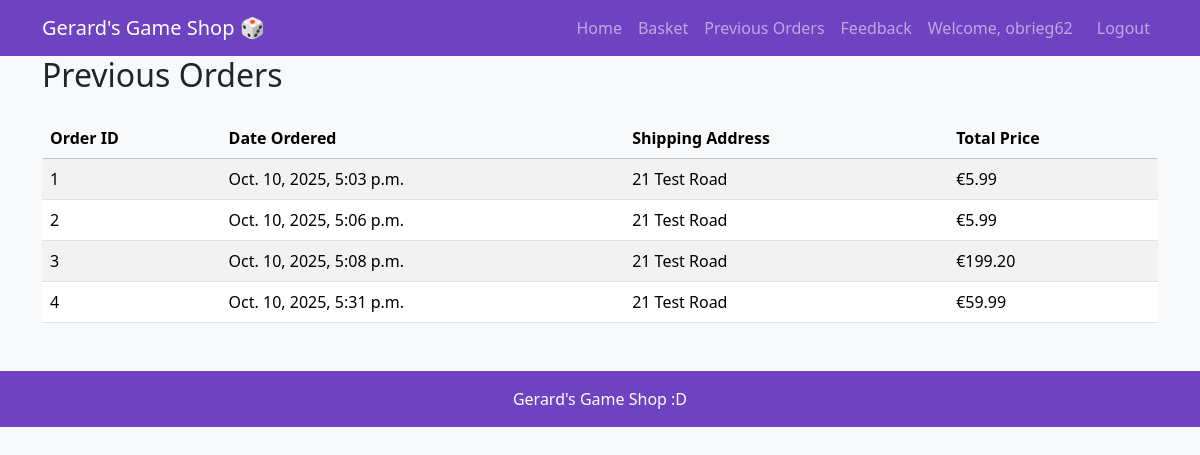
The app's page /orderhistory/ (signed in) with its own data.
### gerardshop/models.py (models this page shows)
class User(AbstractUser):
    pass

class Order(models.Model):
    id = models.AutoField(primary_key=True)
    date_ordered = models.DateTimeField(auto_now_add=True)
    basket_id = models.ForeignKey(Basket, on_delete=models.CASCADE)
    user_id = models.ForeignKey(User, on_delete=models.CASCADE)
    total_price = models.DecimalField(max_digits=6, decimal_places=2, default=0.0)
    shipping_addr = models.TextField(default="")

### gerardshop/views.py (the view)
# urls.py: path('orderhistory/', views.previous_orders, name="order_history"),
def previous_orders(request):
    user = request.user
    orders = Order.objects.filter(user_id=user)
    return render(request, 'previous_orders.html', {'orders':orders})

### gerardshop/templates/previous_orders.html (shortened to what this page needs)
{% extends 'base.html' %}
{% block content %}
<h2 class="mb-4">Previous Orders</h2>
<table class="table table-striped table-hover align-middle">
    <thead class="table-light">
        <tr>
            <th>Order ID</th>
            <th>Date Ordered</th>
            <th>Shipping Address</th>
            <th>Total Price</th>
        </tr>
    </thead>
    <tbody>
        {% for ord in orders %}
        <tr>
            <td>{{ ord.id }}</td>
            <td>{{ ord.date_ordered }}</td>
            <td>{{ ord.shipping_addr }}</td>
            <td>€{{ ord.total_price }}</td>
        </tr>
        {% endfor %}
    </tbody>
</table>
{% endblock %}

### gerardshop/templates/base.html (shortened to what this page needs)
<!DOCTYPE html>
<html lang="en">
<head>
    <link href="https://cdn.jsdelivr.net/npm/bootstrap@5.3.8/dist/css/bootstrap.min.css" rel="stylesheet">
</head>
<body class="bg-light">
<nav class="navbar navbar-expand-lg navbar-dark" style="background-color:#6f42c1;" mb-4>
  <div class="container">
    <a class="navbar-brand" href="/">Gerard's Game Shop 🎲</a>
    <div class="collapse navbar-collapse" id="navbarNav">
      <ul class="navbar-nav ms-auto">
        <li class="nav-item"><a class="nav-link" href="/">Home</a></li>
        <li class="nav-item"><a class="nav-link" href="/basket">Basket</a></li>
        <li class="nav-item"><a class="nav-link" href="/orderhistory/">Previous Orders</a></li>
        <li class="nav-item"><a class="nav-link" href="/feedback">Feedback</a></li>
        {% if user.is_authenticated %}
          <li class="nav-item"><span class="nav-link">Welcome, {{ user.username }}</span></li>
          <li class="nav-item"><a class="nav-link btn btn-light btn-sm ms-2" href="/logout/">Logout</a></li>
        {% else %}
          <li class="nav-item"><a class="nav-link btn btn-light btn-sm ms-2" href="/login/">Login</a></li>
          <li class="nav-item"><a class="nav-link btn btn-light btn-sm ms-2" href="/register/">Register</a></li>
        {% endif %}
      </ul>
    </div>
  </div>
</nav>
<div class="container mb-5">
    {% block content %}
    {% endblock %}
</div>
<footer class="text-white py-3 mt-auto text-center" style="background-color:#6f42c1;">
     Gerard's Game Shop :D
</footer>
</body>
</html>

### records on screen
User: username "obrieg62"
Order: id "1", date_ordered "Oct. 10, 2025, 5:03 p.m.", shipping_addr "21 Test Road", total_price "5.99"
Order: id "2", date_ordered "Oct. 10, 2025, 5:06 p.m.", shipping_addr "21 Test Road", total_price "5.99"
Order: id "3", date_ordered "Oct. 10, 2025, 5:08 p.m.", shipping_addr "21 Test Road", total_price "199.20"
Order: id "4", date_ordered "Oct. 10, 2025, 5:31 p.m.", shipping_addr "21 Test Road", total_price "59.99"
